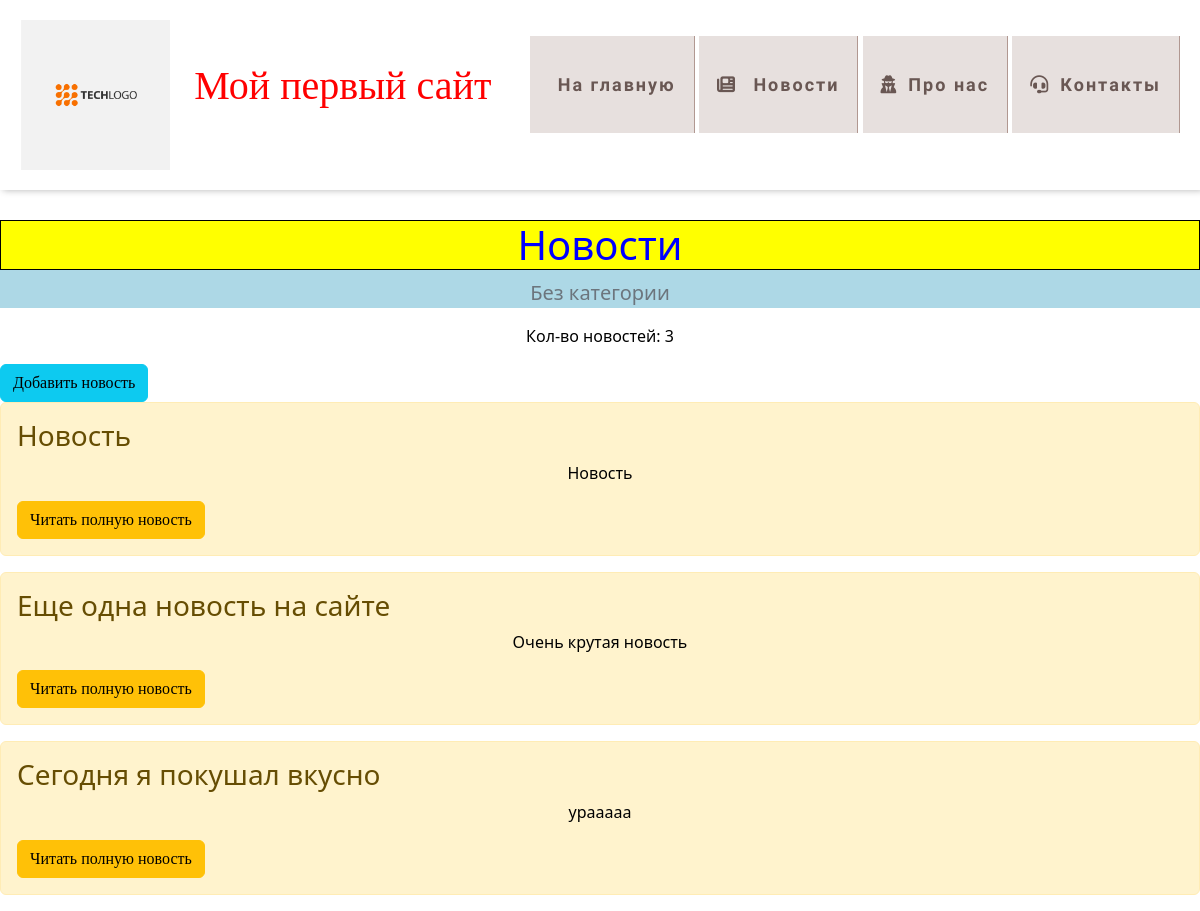
The app's page /news/category/1 with its own data.
### news/models.py (models this page shows, shortened)
class Category(models.Model):
    name = models.CharField(max_length=25, verbose_name="Название категории")

class Articles(models.Model):
    title = models.CharField('Название', max_length=50)
    anons = models.CharField('Анонс', max_length=250)
    full_text = models.TextField('Статья')
    date = models.DateField('Дата публикации')
    category = models.ForeignKey(Category, on_delete=models.SET_DEFAULT, default=1, verbose_name="Категория")
    slug = models.SlugField('url', max_length=255, unique=True, blank=True)
    class Meta:
        verbose_name = 'Новость'
        verbose_name_plural = 'Новости'

### news/views.py (the view)
# urls.py: path('category/<int:pk>', views.CategoryAllNewsView.as_view(), name='news-category')
class CategoryAllNewsView(ListView):
    model = Articles
    context_object_name = 'news'
    template_name = 'news/news_home.html'
    def get_queryset(self):
        category = Category.objects.get(pk=self.kwargs['pk'])
        queryset = Articles.objects.all().filter(category=category.id)
        return queryset
    def get_context_data(self, *args, **kwargs):
        context = super().get_context_data(*args, **kwargs)
        category = Category.objects.get(pk=self.kwargs['pk'])
        context['current_category'] = category
        context['news_count'] = len(Articles.objects.all().filter(category=category.id))
        return context

### news/templates/news/news_home.html (shortened to what this page needs)
{% extends 'main/layout.html' %}
{% block content %}
    <div class="features">
        <h1 class="fw-light">Новости</h1>
            {% if current_category %}
                <p class="lead text-muted" >{{ current_category.name}}</p>
            {% else %}
                <p class="lead text-muted" > Новостной раздел сайта </p>
            {% endif %}
    </div>
    <div class="info_news">
        <p>Кол-во новостей: {{news_count}}
        </p>
    </div>
    <a href="/news/create"> <button class="btn btn-info">  Добавить новость  </button> </a>
    {% if not news %}
        <p>Новостей нет</p>
    {% else %}
        {% for el in news %}
            <div class="alert alert-warning">
                    <h3>{{ el.title }}</h3>
                    <p>{{ el.anons }}</p>
                <a href="{% url 'news-detail' el.slug %}"><button class="btn btn-warning"> Читать полную новость </button></a>
            </div>
        {% endfor %}
    {% endif %}
{% endblock %}

### main/static/main/css/main.css (style rules this page uses)
body { background-image:url ('../main/img/gr.jpg'); }
h1 { color: blue; background-color: yellow; border: 1px solid black; text-align: center }
p { color: black; text-align: center }
a { text-decoration: none; font-family: 'Lora', serif; transition: .5s linear; text-align: center }
.features { background-color: lightblue; color: yellow; text-align: center }

### main/templates/main/layout.html (style rules this page uses)
body { background-size: cover; background-image: url(https://img.freepik.com/free-vector/pastel-ombre-background-in-pink-and-purple_53876-120750.jpg?w=900&t=st=1677055340~exp=1677055940~hmac=aabe0985d7e57d794b57df6712bdd152bce1086d843ed4d16dbcc08ed50e9c57); }
a { text-decoration: none; }

### records on screen
Category: name "Без категории"
Articles: title "Новость", anons "Новость"
Articles: title "Еще одна новость на сайте", anons "Очень крутая новость"
Articles: title "Сегодня я покушал вкусно", anons "урааааа"

### other values on screen
{{ news_count }} "3"
